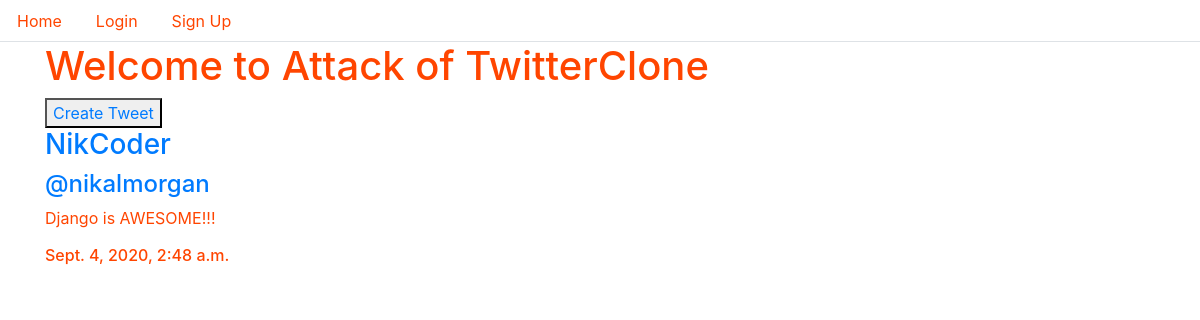
The page /tweet/1/ on the database as committed earlier.
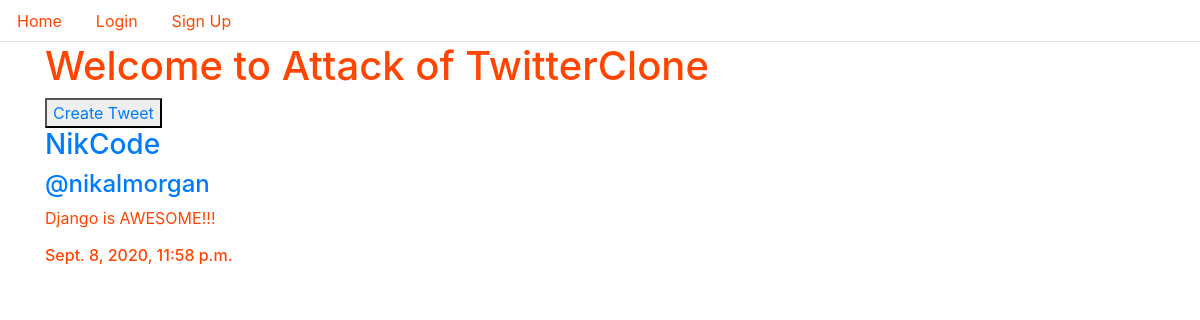
The same page on the database as committed later.
### tweet/models.py (models this page shows, shortened)
class Tweet(models.Model):
    body = models.CharField(max_length=140)
    madeBy = models.ForeignKey(TwitterUser, on_delete=models.CASCADE)
    date = models.DateTimeField(default=timezone.now)

### twitteruser/models.py (models this page shows, shortened)
class TwitterUser(AbstractUser):
    display_name = models.CharField(max_length=120, blank=True, null=True)
    followers = models.ManyToManyField('self', symmetrical=False, blank=True)
    REQUIRED_FIELDS = ['display_name', 'first_name', 'last_name', 'email']

### tweet/views.py (the view)
# urls.py: path('tweet/<int:id>/', tweetviews.tweet_detail, name='tweetdetail'),
def tweet_detail(request, id):
    tweet_detail = Tweet.objects.get(id=id)
    return render(request, 'tweet_detail.html', {"tweet": tweet_detail})

### templates/tweet_detail.html (shortened to what this page needs)
<!DOCTYPE html>
<html lang="en">
<head>
    <link rel="stylesheet" href="https://stackpath.bootstrapcdn.com/bootstrap/4.5.1/css/bootstrap.min.css"
>
</head>
<body>
    <ul class="nav nav-tabs" style="color: orangered;">
        {% if request.user.is_authenticated %}
        <li class="nav-item">
            <a class="nav-link {{index}}" href="/home/" style="color: orangered;">Home</a>
        </li>
        <li class="nav-item">
            <a class="nav-link" href="/profile/{{request.user.username}}/" style="color: orangered;">Profile</a>
        </li>
        <li class="nav-item">
            <a class="nav-link" href="/notification/" style="color: orangered;">Notifications</a>
        </li>
        <li class="nav-item">
            <a class="nav-link " href="/logout/" style="color: orangered;">Logout</a>
        </li>
        {% else %}
        <li class="nav-item">
            <a class="nav-link {{index}}" href="/" style="color: orangered;">Home</a>
        </li>
        <li class="nav-item">
            <a class="nav-link {{login}}" href="/login/" style="color: orangered;">Login</a>
        </li>
        <li class="nav-item">
            <a class="nav-link {{signup}}" href="/signup/" style="color: orangered;">Sign Up</a>
        </li>
        {% endif %}
    </ul>
    <div class="container" style="color: orangered;">
        <h1>Welcome to Attack of TwitterClone</h1>
        <div>
            <button><a href="/tweet/">Create Tweet</a></button>
        </div>
        <div>
            <div>
                <h3><a href="/profile/{{ tweet.madeBy.username}}/">{{ tweet.madeBy.display_name}}</a></h3>
                <h4><a href="/profile/{{ tweet.madeBy.username}}/">@{{ tweet.madeBy.username}}</a></h4>
                <p>{{ tweet.body}}</p>
                <h6>{{ tweet.date}}</h6>
            </div>
        </div>
    </div>
</body>
</html>

Rows that differ between the two databases and show on the page:
changed Tweet "Django is AWESOME!!!": madeBy.display_name "NikCoder" → "NikCode"; date "Sept. 4, 2020, 2:48 a.m." → "Sept. 8, 2020, 11:58 p.m."
